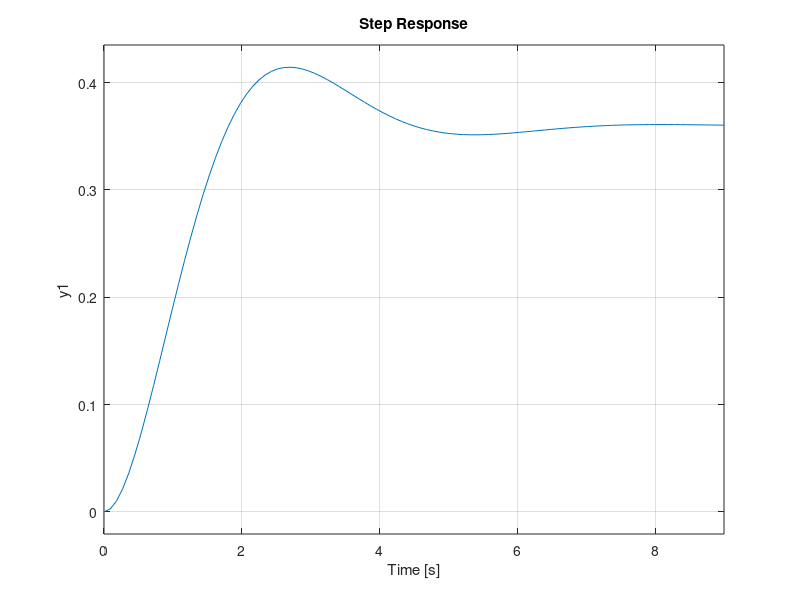

Source code (MATLAB):
clear all

a=[1 1.6 2.28 1.325 0.68];
b=[0.06 0.19 0.27 -0.26 0.12];
in=[0.1 0.3 0.2 0.5];

st=[0 0 0];
for j = 0:2
    tmp=0;
    for i = 1:4
       tmp=a(j+1);
       tmp=tmp+in(i); 
    end
    st(j+1)=tmp;
end
num=1;
sys=tf(num,st);
step(sys);
